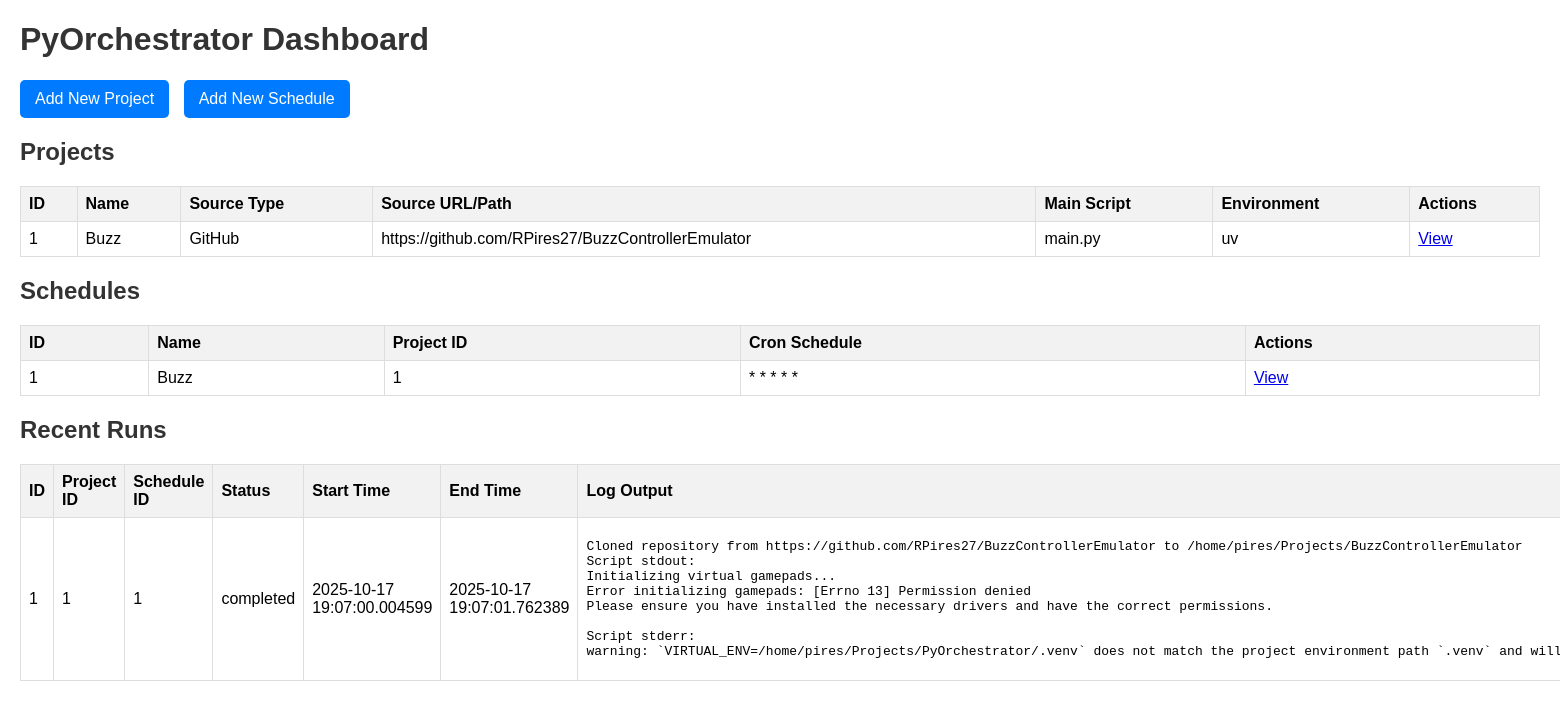
Before: / with the older database file.
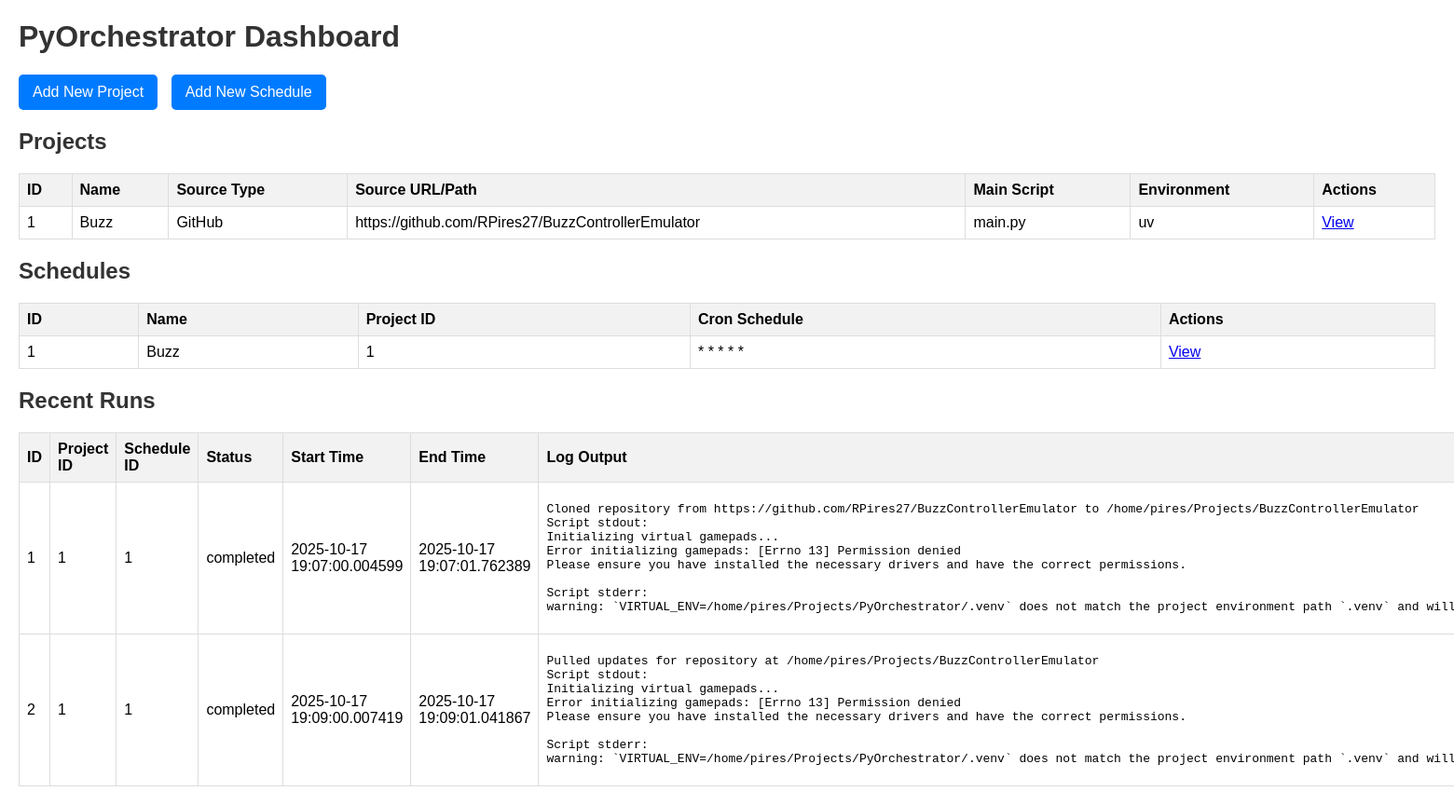
After: the same page with the newer database file.
### app/models/project.py (models this page shows)
class Project(Base):
    __tablename__ = "projects"
    id = Column(Integer, primary_key=True, index=True)
    name = Column(String, unique=True, index=True)
    source_type = Column(String)
    source_url = Column(String, nullable=True)
    source_path = Column(String, nullable=True)
    main_script = Column(String)
    arguments = Column(String, nullable=True)
    environment_type = Column(String)
    schedules = relationship("Schedule", back_populates="project", cascade="all, delete-orphan")
    runs = relationship("Run", back_populates="project", cascade="all, delete-orphan")

### app/models/schedule.py (models this page shows)
class Schedule(Base):
    __tablename__ = "schedules"
    id = Column(Integer, primary_key=True, index=True)
    name = Column(String, index=True)
    project_id = Column(Integer, ForeignKey("projects.id"))
    cron_schedule = Column(String)
    project = relationship("Project", back_populates="schedules")
    runs = relationship("Run", back_populates="schedule", cascade="all, delete-orphan")

### app/models/run.py (models this page shows)
class Run(Base):
    __tablename__ = "runs"
    id = Column(Integer, primary_key=True, index=True)
    project_id = Column(Integer, ForeignKey("projects.id"))
    schedule_id = Column(Integer, ForeignKey("schedules.id"), nullable=True)
    start_time = Column(DateTime, default=datetime.now)
    end_time = Column(DateTime, nullable=True)
    status = Column(String, default="pending") # pending, running, completed, failed
    log_output = Column(String, nullable=True)
    project = relationship("Project", back_populates="runs")
    schedule = relationship("Schedule", back_populates="runs")

### app/main.py (the view)
@app.get("/", response_class=HTMLResponse)
async def dashboard(request: Request, db: Session = Depends(get_db)):
    projects_data = crud_project.get_projects(db)
    schedules_data = crud_schedule.get_schedules(db)
    runs_data = crud_run.get_runs(db, limit=10) # Get last 10 runs
    return templates.TemplateResponse("index.html", {
        "request": request,
        "projects": projects_data,
        "schedules": schedules_data,
        "runs": runs_data
    })

### templates/index.html (shortened to what this page needs)
<!DOCTYPE html>
<html>
<head>
</head>
<body>
    <h1>PyOrchestrator Dashboard</h1>
    <div>
        <a href="/projects/add" class="button-link">Add New Project</a>
        <a href="/schedules/add" class="button-link">Add New Schedule</a>
    </div>
    <h2>Projects</h2>
    <table>
        <thead>
            <tr>
                <th>ID</th>
                <th>Name</th>
                <th>Source Type</th>
                <th>Source URL/Path</th>
                <th>Main Script</th>
                <th>Environment</th>
                <th>Actions</th>
            </tr>
        </thead>
        <tbody>
            {% for project in projects %}
            <tr>
                <td>{{ project.id }}</td>
                <td>{{ project.name }}</td>
                <td>{{ project.source_type }}</td>
                <td>{{ project.source_url if project.source_url else project.source_path }}</td>
                <td>{{ project.main_script }}</td>
                <td>{{ project.environment_type }}</td>
                <td><a href="/projects/{{ project.id }}">View</a></td>
            </tr>
            {% endfor %}
        </tbody>
    </table>
    <h2>Schedules</h2>
    <table>
        <thead>
            <tr>
                <th>ID</th>
                <th>Name</th>
                <th>Project ID</th>
                <th>Cron Schedule</th>
                <th>Actions</th>
            </tr>
        </thead>
        <tbody>
            {% for schedule in schedules %}
            <tr>
                <td>{{ schedule.id }}</td>
                <td>{{ schedule.name }}</td>
                <td>{{ schedule.project_id }}</td>
                <td>{{ schedule.cron_schedule }}</td>
                <td><a href="/schedules/{{ schedule.id }}">View</a></td>
            </tr>
            {% endfor %}
        </tbody>
    </table>
    <h2>Recent Runs</h2>
    <table>
        <thead>
            <tr>
                <th>ID</th>
                <th>Project ID</th>
                <th>Schedule ID</th>
                <th>Status</th>
                <th>Start Time</th>
                <th>End Time</th>
                <th>Log Output</th>
            </tr>
        </thead>
        <tbody>
            {% for run in runs %}
            <tr>
                <td>{{ run.id }}</td>
                <td>{{ run.project_id }}</td>
                <td>{{ run.schedule_id if run.schedule_id else 'N/A' }}</td>
                <td>{{ run.status }}</td>
                <td>{{ run.start_time }}</td>
                <td>{{ run.end_time if run.end_time else 'N/A' }}</td>
                <td><pre>{{ run.log_output if run.log_output else 'No log output' }}</pre></td>
            </tr>
            {% endfor %}
        </tbody>
    </table>
</body>
</html>

### templates/index.html (style rules this page uses)
body { font-family: Arial, sans-serif; margin: 20px; }
h1, h2 { color: #333; }
table { width: 100%; border-collapse: collapse; margin-bottom: 20px; }
th, td { border: 1px solid #ddd; padding: 8px; text-align: left; }
th { background-color: #f2f2f2; }
.button-link { display: inline-block; padding: 10px 15px; background-color: #007bff; color: white; text-decoration: none; border-radius: 5px; margin-right: 10px; }

Changed rows visible on the page:
added Run: id "2", project_id "1", schedule "1", status "completed", start_time "2025-10-17 19:09:00.007419", end_time "2025-10-17 19:09:01.041867", log_output "Pulled updates for repository at /home/pires/Projects/BuzzControllerEmulator Script stdout: Initializing virtual gamepads... Error initializing gamepads: [Errno 13] Permission denied Please ensure you have installed the necessary drivers and have the correct permissions. Script stderr: warning: `VIRTUAL_ENV=/home/pires/Projects/PyOrchestrator/.venv` does not match the project environment path `.venv` and…"
